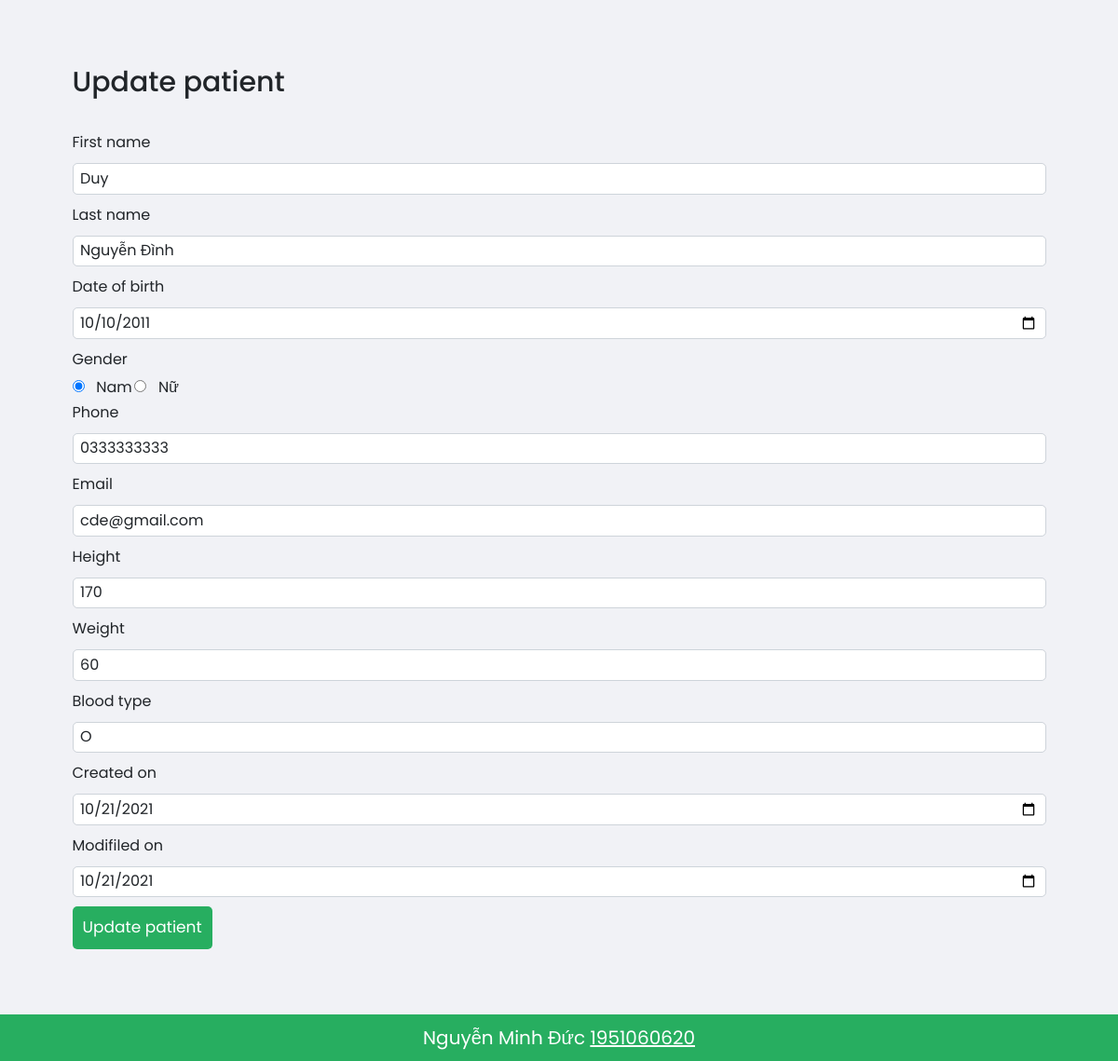
/src/admin/update_patient.php?id=2, run on the app's committed database.
### tables this page shows
CREATE TABLE `patient` (
  `patiendtid` int(11) NOT NULL,
  `firstname` varchar(100) DEFAULT NULL,
  `lastname` varchar(100) DEFAULT NULL,
  `dateofbirth` date DEFAULT NULL,
  `gender` tinyint(4) DEFAULT NULL,
  `mobile` char(20) DEFAULT NULL,
  `email` varchar(100) DEFAULT NULL,
  `height` float DEFAULT NULL,
  `weight` float DEFAULT NULL,
  `blood_type` varchar(100) DEFAULT NULL,
  `created_on` date DEFAULT NULL,
  `modified_on` date DEFAULT NULL
);

### src/admin/update_patient.php (the view, shortened to what this page needs)
<?php
include('../config/header.php');
?>
<div class="main">
    <div class="container">
        <h2 class="heading">Update patient</h2>
        <form action="" method="POST" class="register">
            <?php
            $id = $_GET['id'];
            $sql = "SELECT * FROM patient Where patiendtid = '$id'";
            $res = mysqli_query($con, $sql);
            if ($res == true) {
                $count = mysqli_num_rows($res);
                if ($count == 1) {
                    $row = mysqli_fetch_assoc($res);
                    $first_name = $row['firstname'];
                    $last_name = $row['lastname'];
                    $birthday = $row['dateofbirth'];
                    $gender = $row['gender'];
                    $phone = $row['mobile'];
                    $email = $row['email'];
                    $height = $row['height'];
                    $weight = $row['weight'];
                    $blood = $row['blood_type'];
                    $date2 = $row['modified_on'];
                }
            }
            ?>
            <form action="" method="POST" class="register">
                <div class="form-group">
                    <span>First name</span>
                    <input type="text" class="form-control" name="name1" value="<?php echo $first_name ?>">
                </div>
                <div class="form-group">
                    <span>Last name</span>
                    <input type="text" class="form-control" name="name2" value="<?php echo $last_name ?>">
                </div>
                <div class="form-group">
                    <span>Date of birth</span>
                    <input type="date" class="form-control" name="date1" value="<?php echo $birthday ?>">
                </div>
                <div class="form-group">
                    <span>Gender</span>
                    <br>
                    <div class="gender">
                        <input type="radio" <?php if($gender==1) {echo "checked"; }?> name="gender" value="1"> <span>Nam</span>
                        <input type="radio" <?php if($gender==0) {echo "checked"; }?> name="gender" value="0"> <span>Nữ</span>
                    </div>
                </div>
                <div class="form-group">
                    <span>Phone</span>
                    <input type="tel" class="form-control" name="phone1" value="<?php echo $phone ?>">
                </div>
                <div class="form-group">
                    <span>Email</span>
                    <input type="email" class="form-control" name="mail" value="<?php echo $email ?>">
                </div>
                <div class="form-group">
                    <span>Height</span>
                    <input type="text" class="form-control" name="height" value="<?php echo $height ?>">
                </div>
                <div class="form-group">
                    <span>Weight</span>
                    <input type="text" class="form-control" name="weight" value="<?php echo $weight ?>">
                </div>
                <div class="form-group">
                    <span>Blood type</span>
                    <input type="text" class="form-control" name="blood" value="<?php echo $blood ?>">
                </div>
                <div class="form-group">
                    <span>Created on</span>
                    <input type="date" class="form-control" name="date2" value="<?php echo $date2 ?>">
                </div>
                <div class="form-group">
                    <span>Modifiled on</span>
                    <input type="date" class="form-control" name="date3" value="<?php echo $date2 ?>">
                </div>
                <input type="submit" name="submit" value="Update patient" class="btn">
            </form>
    </div>
</div>
<?php
include('../config/footer.php');
?>

### src/css/style.css (style rules this page uses)
* { font-family: 'Poppins', sans-serif; margin: 0; padding: 0; box-sizing: border-box; outline: none; border:none; text-decoration: none; }
.btn { display: inline-block; padding: 0.9rem 1rem; border-radius: 0.5rem; color: #fff; background-color: var(--green); font-size: 1.7rem; cursor: pointer; }
.main { background-color: #f1f2f6; padding: 7rem; }
.main .container .heading { padding-bottom: 3rem; font-size: 3rem; }
.register .form-group span { font-size: 1.6rem; }
.register .form-group input { margin: 1rem 0; font-size: 1.6rem; border-radius: 0.5rem; }
.register .form-group .gender input { margin-right: 1rem; }

### data on the page
patient: name1 "Duy", name2 "Nguyễn Đình", date1 "10/10/2011", gender "☑", phone1 "0333333333", mail "cde@gmail.com", height "170", weight "60", blood "O", date2 "10/21/2021", date3 "10/21/2021"
